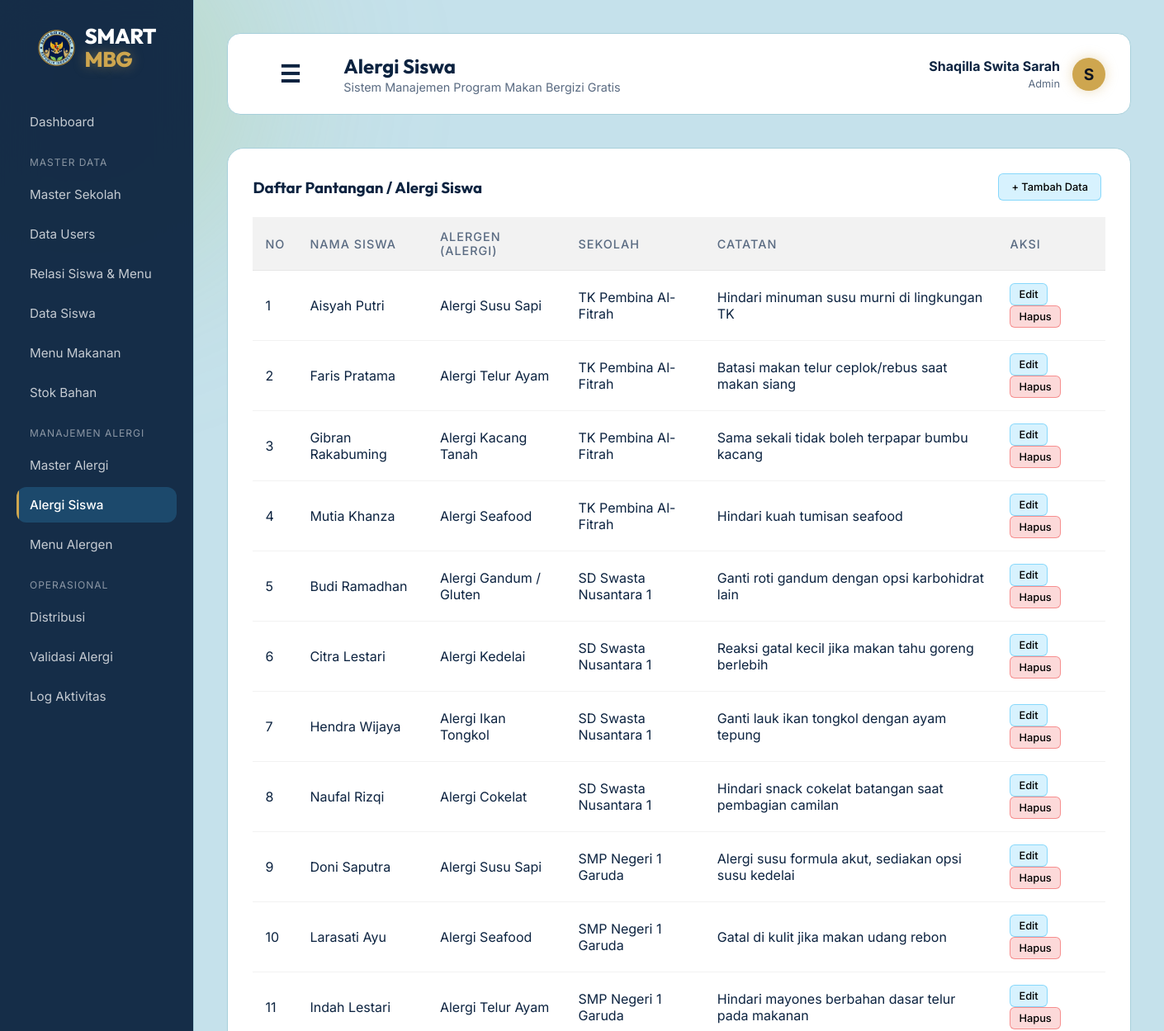
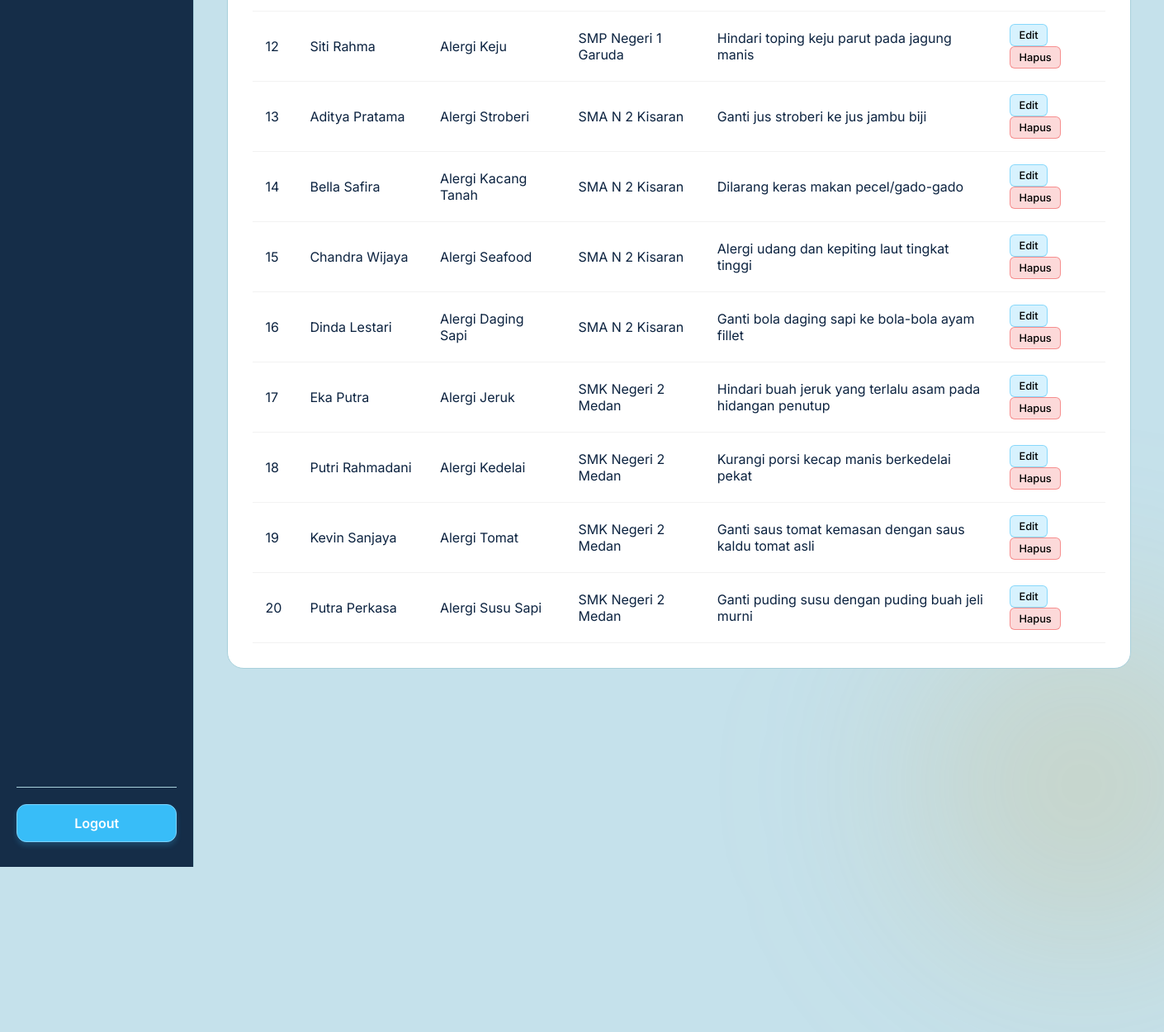
The page /public/alergi_siswa (signed in) on the database its author committed (2 pictures, top to bottom).
### tables this page shows
CREATE TABLE `alergi_siswa` (
  `id_alergi_siswa` int(11) NOT NULL,
  `id_siswa` int(11) NOT NULL,
  `id_alergi` int(11) NOT NULL,
  `id_sekolah` int(11) NOT NULL,
  `catatan` text
);

CREATE TABLE `siswa` (
  `id_siswa` int(11) NOT NULL,
  `nis` varchar(30) NOT NULL,
  `nama_siswa` varchar(100) NOT NULL,
  `jenis_kelamin` enum('L','P') NOT NULL,
  `status` enum('Aktif','Nonaktif') DEFAULT 'Aktif',
  `created_at` timestamp NOT NULL DEFAULT CURRENT_TIMESTAMP,
  `id_sekolah` int(11) NOT NULL
);

CREATE TABLE `master_alergi` (
  `id_alergi` int(11) NOT NULL,
  `nama_alergi` varchar(100) NOT NULL,
  `deskripsi` text
);

CREATE TABLE `master_sekolah` (
  `id_sekolah` int(11) NOT NULL,
  `npsn` varchar(8) DEFAULT NULL,
  `nama_sekolah` varchar(150) NOT NULL,
  `jumlah_siswa` int(11) NOT NULL DEFAULT '0',
  `status_sekolah` enum('Negeri','Swasta') DEFAULT 'Negeri',
  `alamat_sekolah` text,
  `telepon` varchar(20) DEFAULT NULL,
  `nama_kepsek` varchar(100) DEFAULT NULL,
  `created_at` timestamp NOT NULL DEFAULT CURRENT_TIMESTAMP
);

### app/core/Controller.php (called while the page is built, shortened)
<?php
class Controller {
    public function view($view, $data = []) {
        require_once '../app/views/' . $view . '.php';
    }
    public function model($model) {
        return new $model;
    }
}

### app/controllers/Alergi_siswa.php (called while the page is built, shortened)
<?php
class Alergi_siswa extends Controller {
    public function index() {
        $data['judul'] = 'Alergi Siswa';
        $data['alergi_siswa'] = $this->model('AlergiSiswa_model')->getAllAlergiSiswa();
        $data['siswa'] = $this->model('Siswa_model')->getAllSiswa();
        $data['master_alergi'] = $this->model('Alergi_model')->getAllAlergi();
        $this->view('alergi_siswa/index', $data);
    }
}

### app/core/App.php (called while the page is built, shortened)
<?php
class App {
    protected $method = 'index';
    protected $params = [];
    public function __construct() {
        $this->controller = new $this->controller;
        call_user_func_array([$this->controller, $this->method], $this->params);
    }
}

### public/index.php (called while the page is built, shortened)
<?php
$app = new App();

### app/core/Database.php (called while the page is built, shortened)
<?php
class Database {
    private $host = DB_HOST;
    private $user = DB_USER;
    private $pass = DB_PASS;
    private $db_name = DB_NAME;
    private $dbh;
    private $stmt;
    public function __construct() {
        $dsn = 'mysql:host=' . $this->host . ';dbname=' . $this->db_name;
        $option = [
            PDO::ATTR_PERSISTENT => true,
            PDO::ATTR_ERRMODE => PDO::ERRMODE_EXCEPTION
        ];
        try {
            $this->dbh = new PDO($dsn, $this->user, $this->pass, $option);
        } catch(PDOException $e) {
            die($e->getMessage());
        }
    }
    public function query($query) {
        $this->stmt = $this->dbh->prepare($query);
    }
    public function execute() {
        $this->stmt->execute();
    }
    public function resultSet() {
        $this->execute();
        return $this->stmt->fetchAll(PDO::FETCH_ASSOC);
    }
}

### app/models/AlergiSiswa_model.php (called while the page is built, shortened)
<?php
class AlergiSiswa_model {
    private $db;
    public function __construct() { $this->db = new Database; }
    public function getAllAlergiSiswa() {
        $query = "SELECT alergi_siswa.*, siswa.nama_siswa, master_alergi.nama_alergi, master_sekolah.nama_sekolah
                  FROM alergi_siswa
                  JOIN siswa ON alergi_siswa.id_siswa = siswa.id_siswa
                  JOIN master_alergi ON alergi_siswa.id_alergi = master_alergi.id_alergi
                  LEFT JOIN master_sekolah ON alergi_siswa.id_sekolah = master_sekolah.id_sekolah";
        $this->db->query($query);
        return $this->db->resultSet();
    }
}

### app/views/alergi_siswa/index.php (the view, shortened to what this page needs)
<div class="glass-panel-widget" style="width: 100%;">
    <div style="display:flex; justify-content: space-between; align-items:center;">
        <h3 style="color:var(--text-primary); font-family: 'Outfit';">Daftar Pantangan / Alergi Siswa</h3>
        <a href="#" onclick="document.getElementById('modalTambah').style.display='flex'; return false;" class="btn-sm btn-sm-edit" style="padding: 8px 15px;">+ Tambah Data</a>
    </div>
    <div class="table-responsive">
        <table>
            <thead>
                <tr>
                    <th>No</th>
                    <th>Nama Siswa</th>
                    <th>Alergen (Alergi)</th>
                    <th>Sekolah</th>
                    <th>Catatan</th>
                    <th>Aksi</th>
                </tr>
            </thead>
            <tbody>
                <?php $i=1; foreach($data['alergi_siswa'] as $as) : ?>
                <tr>
                    <td><?= $i++; ?></td>
                    <td><?= $as['nama_siswa']; ?></td>
                    <td><?= $as['nama_alergi']; ?></td>
                    <td><?= $as['nama_sekolah']; ?></td>
                    <td><?= $as['catatan']; ?></td>
                    <td>
                        <a href="#" onclick="openUpdateModal('<?= $as['id_alergi_siswa']; ?>', '<?= $as['id_siswa']; ?>', '<?= $as['id_alergi']; ?>', '<?= htmlspecialchars($as['catatan'], ENT_QUOTES); ?>'); return false;" class="btn-sm btn-sm-edit">Edit</a>
                        <a href="<?= BASEURL; ?>/alergi_siswa/hapus/<?= $as['id_alergi_siswa']; ?>" onclick="return confirm('Apakah Anda yakin ingin menghapus data pantangan alergi siswa ini?');" class="btn-sm btn-sm-delete">Hapus</a>
                    </td>
                </tr>
                <?php endforeach; ?>
            </tbody>
        </table>
    </div>
</div>

### public/css/style.css (style rules this page uses)
:root { --bg-color: #c5e1eb; --text-primary: #0c2340; --text-secondary: #5a6b82; --accent-color: #cea64f; --accent-glow: rgba(206, 166, 79, 0.4); --glass-bg: #ffffff; --glass-border: #a8d0db; --mbg-green: #97c55c; --mbg-navy: #0c2340; }
* { margin: 0; padding: 0; box-sizing: border-box; }
body { font-family: 'Inter', sans-serif; background-color: var(--bg-color); color: var(--text-primary); min-height: 100vh; display: flex; justify-content: center; align-items: center; overflow: hidden; position: relative; }

### rows shown on the page
alergi_siswa: id_siswa.nama_siswa "Aisyah Putri", id_alergi.nama_alergi "Alergi Susu Sapi", id_sekolah.nama_sekolah "TK Pembina Al-Fitrah", catatan "Hindari minuman susu murni di lingkungan TK"
alergi_siswa: id_siswa.nama_siswa "Faris Pratama", id_alergi.nama_alergi "Alergi Telur Ayam", id_sekolah.nama_sekolah "TK Pembina Al-Fitrah", catatan "Batasi makan telur ceplok/rebus saat makan siang"
alergi_siswa: id_siswa.nama_siswa "Gibran Rakabuming", id_alergi.nama_alergi "Alergi Kacang Tanah", id_sekolah.nama_sekolah "TK Pembina Al-Fitrah", catatan "Sama sekali tidak boleh terpapar bumbu kacang"
alergi_siswa: id_siswa.nama_siswa "Mutia Khanza", id_alergi.nama_alergi "Alergi Seafood", id_sekolah.nama_sekolah "TK Pembina Al-Fitrah", catatan "Hindari kuah tumisan seafood"
alergi_siswa: id_siswa.nama_siswa "Budi Ramadhan", id_alergi.nama_alergi "Alergi Gandum / Gluten", id_sekolah.nama_sekolah "SD Swasta Nusantara 1", catatan "Ganti roti gandum dengan opsi karbohidrat lain"
alergi_siswa: id_siswa.nama_siswa "Citra Lestari", id_alergi.nama_alergi "Alergi Kedelai", id_sekolah.nama_sekolah "SD Swasta Nusantara 1", catatan "Reaksi gatal kecil jika makan tahu goreng berlebih"
alergi_siswa: id_siswa.nama_siswa "Hendra Wijaya", id_alergi.nama_alergi "Alergi Ikan Tongkol", id_sekolah.nama_sekolah "SD Swasta Nusantara 1", catatan "Ganti lauk ikan tongkol dengan ayam tepung"
alergi_siswa: id_siswa.nama_siswa "Naufal Rizqi", id_alergi.nama_alergi "Alergi Cokelat", id_sekolah.nama_sekolah "SD Swasta Nusantara 1", catatan "Hindari snack cokelat batangan saat pembagian camilan"
alergi_siswa: id_siswa.nama_siswa "Doni Saputra", id_alergi.nama_alergi "Alergi Susu Sapi", id_sekolah.nama_sekolah "SMP Negeri 1 Garuda", catatan "Alergi susu formula akut, sediakan opsi susu kedelai"
alergi_siswa: id_siswa.nama_siswa "Larasati Ayu", id_alergi.nama_alergi "Alergi Seafood", id_sekolah.nama_sekolah "SMP Negeri 1 Garuda", catatan "Gatal di kulit jika makan udang rebon"
alergi_siswa: id_siswa.nama_siswa "Indah Lestari", id_alergi.nama_alergi "Alergi Telur Ayam", id_sekolah.nama_sekolah "SMP Negeri 1 Garuda", catatan "Hindari mayones berbahan dasar telur pada makanan"
alergi_siswa: id_siswa.nama_siswa "Siti Rahma", id_alergi.nama_alergi "Alergi Keju", id_sekolah.nama_sekolah "SMP Negeri 1 Garuda", catatan "Hindari toping keju parut pada jagung manis"
alergi_siswa: id_siswa.nama_siswa "Aditya Pratama", id_alergi.nama_alergi "Alergi Stroberi", id_sekolah.nama_sekolah "SMA N 2 Kisaran", catatan "Ganti jus stroberi ke jus jambu biji"
alergi_siswa: id_siswa.nama_siswa "Bella Safira", id_alergi.nama_alergi "Alergi Kacang Tanah", id_sekolah.nama_sekolah "SMA N 2 Kisaran", catatan "Dilarang keras makan pecel/gado-gado"
alergi_siswa: id_siswa.nama_siswa "Chandra Wijaya", id_alergi.nama_alergi "Alergi Seafood", id_sekolah.nama_sekolah "SMA N 2 Kisaran", catatan "Alergi udang dan kepiting laut tingkat tinggi"
alergi_siswa: id_siswa.nama_siswa "Dinda Lestari", id_alergi.nama_alergi "Alergi Daging Sapi", id_sekolah.nama_sekolah "SMA N 2 Kisaran", catatan "Ganti bola daging sapi ke bola-bola ayam fillet"
alergi_siswa: id_siswa.nama_siswa "Eka Putra", id_alergi.nama_alergi "Alergi Jeruk", id_sekolah.nama_sekolah "SMK Negeri 2 Medan", catatan "Hindari buah jeruk yang terlalu asam pada hidangan penutup"
alergi_siswa: id_siswa.nama_siswa "Putri Rahmadani", id_alergi.nama_alergi "Alergi Kedelai", id_sekolah.nama_sekolah "SMK Negeri 2 Medan", catatan "Kurangi porsi kecap manis berkedelai pekat"
alergi_siswa: id_siswa.nama_siswa "Kevin Sanjaya", id_alergi.nama_alergi "Alergi Tomat", id_sekolah.nama_sekolah "SMK Negeri 2 Medan", catatan "Ganti saus tomat kemasan dengan saus kaldu tomat asli"
alergi_siswa: id_siswa.nama_siswa "Putra Perkasa", id_alergi.nama_alergi "Alergi Susu Sapi", id_sekolah.nama_sekolah "SMK Negeri 2 Medan", catatan "Ganti puding susu dengan puding buah jeli murni"

### other values the page prints
$data['judul'] "Alergi Siswa"
$_SESSION['nama'] "Shaqilla Swita Sarah"
str_replace('_', ' ', $_SESSION['role']) "Admin"
substr($_SESSION['nama'], 0, 1) "S"
